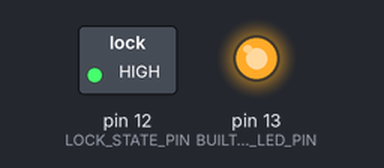
Bench run of a sketch on a simulated Arduino Uno, built with avr-gcc and run on an emulated ATmega328P. Shown: switched loads named in the sketch (green lamp = pin HIGH), output pins drawn as LEDs (lit = HIGH).

Above: at 0.1 s.
Timing chart, 0 to 1.6 s (numbered marks = the images above):
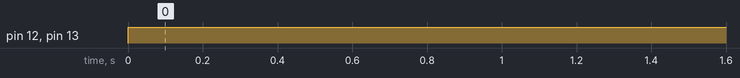

The sketch:

arduino_code_fault_injection.ino
```cpp
#define LOCK_STATE_PIN 12
#define BUILT_IN_LED_PIN 13

volatile int a = 1, b = 1, c = 1, d = 1;

void setup() {

  pinMode(LOCK_STATE_PIN, OUTPUT);
  pinMode(BUILT_IN_LED_PIN, OUTPUT);

  // Set locked pin high
  digitalWrite(LOCK_STATE_PIN, HIGH);
  digitalWrite(BUILT_IN_LED_PIN, HIGH);

  while(a == b && b == c && c == d) {

    // Do calculations where every variable should be the same at every check
    for(int i = 1; i < 1000; i++){a = (a + i);}
    for(int j = 1; j < 1000; j++){b = (b + j);}
    for(int k = 1; k < 1000; k++){c = (c + k);}
    for(int l = 1; l < 1000; l++){d = (d + l);}

  }

  digitalWrite(LOCK_STATE_PIN, LOW);

}

void loop(){
  // Indicate that the device is unlocked by alternating the LED.
  digitalWrite(BUILT_IN_LED_PIN, LOW);
  delay(500);
  digitalWrite(BUILT_IN_LED_PIN, HIGH);
  delay(500);
}
```

Measured:
- by itself, pin 12 (LOCK_STATE_PIN), pin 13 (BUILT_IN_LED_PIN): LOW → HIGH at 0.00 s
